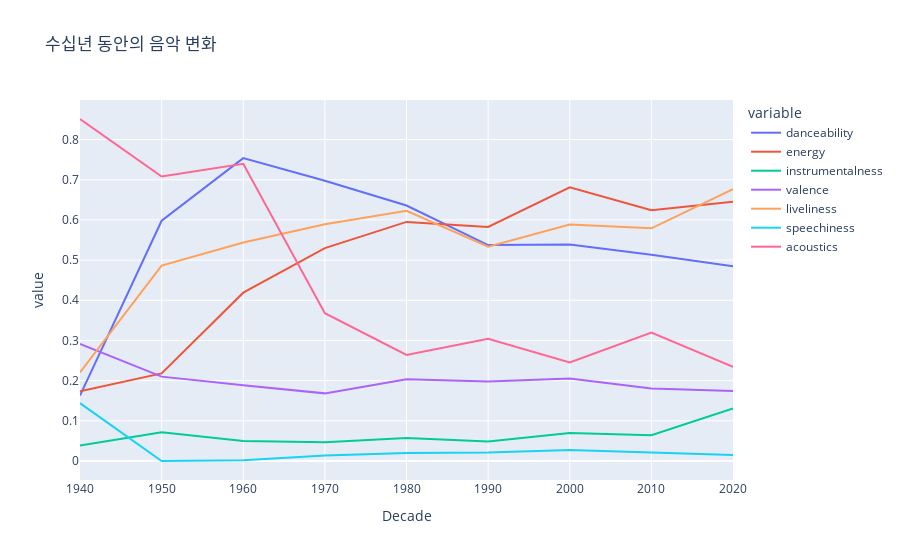

Notebook code for this chart:
### Markdown cell above
## 수십년 동안의 음악 변화

### Code cell
sound_features = ['danceability', 'energy', 'instrumentalness', 'valence', 'liveliness', 'speechiness', 'acoustics']
col_names = ['Decade']
col_names.extend(sound_features)

df_music_features = (df.sample(.2, seed=42)
                       .groupBy(F.round(F.year(df.Release_date), -1))
                       .agg({feature: 'mean' for feature in sound_features})
                       .toDF(*col_names)
                       .orderBy('Decade')
                       .toPandas()
                       .dropna(axis=0)
                    )
fig = px.line(df_music_features, x='Decade', y=sound_features, title='수십년 동안의 음악 변화')
fig.show()

### Figure 1 — Plotly figure (JSON) as saved in the notebook; plotly's stock layout.template omitted (floating-point values rounded to 4 significant figures)
{"data": [{"hovertemplate": "variable=danceability<br>Decade=%{x}<br>value=%{y}<extra></extra>", "legendgroup": "danceability", "line": {"color": "#636efa", "dash": "solid"}, "marker": {"symbol": "circle"}, "mode": "lines", "name": "danceability", "orientation": "v", "showlegend": true, "type": "scatter", "x": [1940, 1950, 1960, 1970, 1980, 1990, 2000, 2010, 2020], "xaxis": "x", "y": [0.163, 0.598, 0.7538, 0.6975, 0.6359, 0.5374, 0.539, 0.5131, 0.4849], "yaxis": "y"}, {"hovertemplate": "variable=energy<br>Decade=%{x}<br>value=%{y}<extra></extra>", "legendgroup": "energy", "line": {"color": "#EF553B", "dash": "solid"}, "marker": {"symbol": "circle"}, "mode": "lines", "name": "energy", "orientation": "v", "showlegend": true, "type": "scatter", "x": [1940, 1950, 1960, 1970, 1980, 1990, 2000, 2010, 2020], "xaxis": "x", "y": [0.1736, 0.218, 0.4189, 0.5299, 0.5951, 0.5827, 0.6813, 0.6239, 0.6452], "yaxis": "y"}, {"hovertemplate": "variable=instrumentalness<br>Decade=%{x}<br>value=%{y}<extra></extra>", "legendgroup": "instrumentalness", "line": {"color": "#00cc96", "dash": "solid"}, "marker": {"symbol": "circle"}, "mode": "lines", "name": "instrumentalness", "orientation": "v", "showlegend": true, "type": "scatter", "x": [1940, 1950, 1960, 1970, 1980, 1990, 2000, 2010, 2020], "xaxis": "x", "y": [0.03882, 0.07155, 0.04969, 0.04645, 0.05734, 0.0488, 0.06967, 0.06416, 0.1307], "yaxis": "y"}, {"hovertemplate": "variable=valence<br>Decade=%{x}<br>value=%{y}<extra></extra>", "legendgroup": "valence", "line": {"color": "#ab63fa", "dash": "solid"}, "marker": {"symbol": "circle"}, "mode": "lines", "name": "valence", "orientation": "v", "showlegend": true, "type": "scatter", "x": [1940, 1950, 1960, 1970, 1980, 1990, 2000, 2010, 2020], "xaxis": "x", "y": [0.2912, 0.21, 0.1886, 0.1683, 0.2037, 0.1977, 0.2054, 0.1805, 0.174], "yaxis": "y"}, {"hovertemplate": "variable=liveliness<br>Decade=%{x}<br>value=%{y}<extra></extra>", "legendgroup": "liveliness", "line": {"color": "#FFA15A", "dash": "solid"}, "marker": {"symbol": "circle"}, "mode": "lines", "name": "liveliness", "orientation": "v", "showlegend": true, "type": "scatter", "x": [1940, 1950, 1960, 1970, 1980, 1990, 2000, 2010, 2020], "xaxis": "x", "y": [0.2204, 0.4865, 0.544, 0.5894, 0.6226, 0.5335, 0.5885, 0.5792, 0.6764], "yaxis": "y"}, {"hovertemplate": "variable=speechiness<br>Decade=%{x}<br>value=%{y}<extra></extra>", "legendgroup": "speechiness", "line": {"color": "#19d3f3", "dash": "solid"}, "marker": {"symbol": "circle"}, "mode": "lines", "name": "speechiness", "orientation": "v", "showlegend": true, "type": "scatter", "x": [1940, 1950, 1960, 1970, 1980, 1990, 2000, 2010, 2020], "xaxis": "x", "y": [0.1439, 0, 0.002164, 0.01363, 0.01979, 0.02121, 0.02764, 0.02066, 0.01475], "yaxis": "y"}, {"hovertemplate": "variable=acoustics<br>Decade=%{x}<br>value=%{y}<extra></extra>", "legendgroup": "acoustics", "line": {"color": "#FF6692", "dash": "solid"}, "marker": {"symbol": "circle"}, "mode": "lines", "name": "acoustics", "orientation": "v", "showlegend": true, "type": "scatter", "x": [1940, 1950, 1960, 1970, 1980, 1990, 2000, 2010, 2020], "xaxis": "x", "y": [0.8512, 0.708, 0.7397, 0.368, 0.2642, 0.3042, 0.2451, 0.3196, 0.2342], "yaxis": "y"}], "layout": {"legend": {"title": {"text": "variable"}, "tracegroupgap": 0}, "title": {"text": "수십년 동안의 음악 변화"}, "xaxis": {"anchor": "y", "domain": [0, 1], "title": {"text": "Decade"}}, "yaxis": {"anchor": "x", "domain": [0, 1], "title": {"text": "value"}}}}
